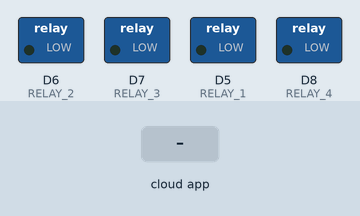
The sketch below on a simulated ESP8266 (NodeMCU). Shown: switched loads named in the sketch (green lamp = pin HIGH). The inputs (shaded band) are chosen by the test bench. WiFi joins after 1.5 s; servers stay silent unless stated; what the sketch prints to the serial monitor is not drawn.

Above: at 0.1 s.
At 4.7 s:
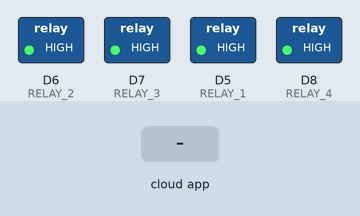
4.8 s: the phone or cloud app sets Light.One to 1
At 6.0 s:
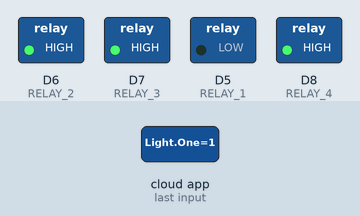
6.3 s: the phone or cloud app sets Light.Two to 0
7.8 s: the phone or cloud app sets Outlet.One to 0
9.3 s: the phone or cloud app sets Outlet.Two to 0
10.8 s: the phone or cloud app sets Bed.Room to 0
12.3 s: the phone or cloud app sets Living.Room to 0
Timing chart, 0 to 14.8 s (numbered marks = the images above; inputs shaded):
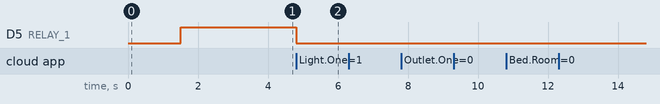

Measured:
- after the input at 4.8 s, D5 (RELAY_1): HIGH → LOW at once
- after the input at 6.3 s, every drawn part: stays the same
- after the input at 7.8 s, every drawn part: stays the same
- after the input at 9.3 s, every drawn part: stays the same
- after the input at 10.8 s, every drawn part: stays the same
- after the input at 12.3 s, every drawn part: stays the same

The sketch:

WeMoAlexa.ino
```cpp
#include <Arduino.h>
#include <ESP8266WiFi.h>
#include "fauxmoESP.h"

/* Credenciais de rede Wi-Fi */
#define WIFI_SSID "Repour 2.4"
#define WIFI_PASS "repour2011"

#define SERIAL_BAUDRATE 115200

/* Emulação de dispositivos Belkin WeMo */
fauxmoESP fauxmo;

/* Define os pinos dos relés */
#define RELAY_1 D5
#define RELAY_2 D6
#define RELAY_3 D7
#define RELAY_4 D8

void setup()
{
   Serial.begin(SERIAL_BAUDRATE);
   // Configuração e conexão Wi-Fi
   wifiSetup();
 
   // Define os pinos dos relés como saída
   pinMode(RELAY_1, OUTPUT);
   pinMode(RELAY_2, OUTPUT);
   pinMode(RELAY_3, OUTPUT);
   pinMode(RELAY_4, OUTPUT);

   // Define cada pino do relé como HIGH (NOTA: os relés usam lógica inversa)
   digitalWrite(RELAY_1, HIGH);  
   delay(500);
   digitalWrite(RELAY_2, HIGH);  
   delay(500);
   digitalWrite(RELAY_3, HIGH);  
   delay(500);
   digitalWrite(RELAY_4, HIGH);  
   delay(500);
   
   // Nomes dos dispositivos para simular interruptores WeMo
   fauxmo.addDevice("Light One");
   fauxmo.addDevice("Light Two");
   fauxmo.addDevice("Outlet One");
   fauxmo.addDevice("Outlet Two");
   fauxmo.addDevice("Bed Room");
   fauxmo.addDevice("Living Room");
   fauxmo.addDevice("All Devices");
   fauxmo.onMessage(callback);
}

void loop()
{
  fauxmo.handle();
}

/* -----------------------------------------------------------------
 Função de retorno para ação do dispositivo
 -----------------------------------------------------------------*/
void callback(uint8_t device_id, const char * device_name, bool state)
{
  Serial.print("Device "); Serial.print(device_name);
  Serial.print(" state: ");
  if (state)
  {
    Serial.println("ON");
  }
  else
  {
    Serial.println("OFF");
  }
 
  // Ação de comutação ao detectar o nome do dispositivo
 
  if ( (strcmp(device_name, "Light One") == 0) )
  {
    if (!state)
    {
      digitalWrite(RELAY_1, HIGH); // Desliga o relé (lógica inversa)
    }
    else
    {
      digitalWrite(RELAY_1, LOW); // Liga o relé (lógica inversa)
    }
  }

  // Repita o processo para outros dispositivos...

}

/* -----------------------------------------------------------------
 Configuração de conexão Wi-Fi
------------------------------------------------------------------*/
void wifiSetup()
{
   // Configura o módulo Wi-Fi para o modo STA (Estação)
   WiFi.mode(WIFI_STA);

   // Conecta-se à rede Wi-Fi
   Serial.println ();
   Serial.printf("[WIFI] Conectando a %s ", WIFI_SSID);
   Serial.println();
   WiFi.begin(WIFI_SSID, WIFI_PASS);

   // Aguarda a conexão
   while (WiFi.status() != WL_CONNECTED)
   {
      Serial.print(".");
      delay(100);
   }
   Serial.print(" ==> CONECTADO!" );
   Serial.println();

   // Conectado!
   Serial.printf("[WIFI] Modo ESTAÇÃO, SSID: %s, Endereço IP: %s\n", WiFi.SSID().c_str(), WiFi.localIP().toString().c_str());
   Serial.println();
}
```
